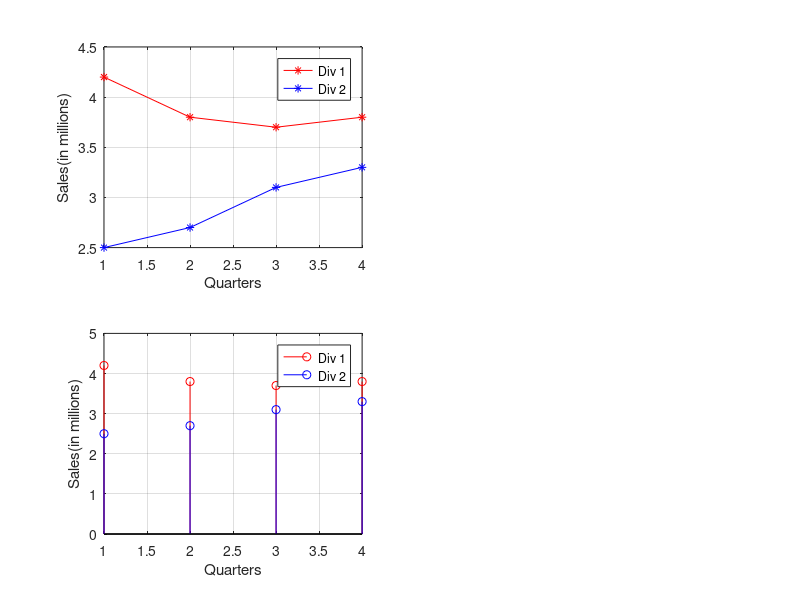

The MATLAB script that drew this image:
%191220
clc
clear
close all

div1=[4.2 3.8 3.7 3.8];
div2=[2.5 2.7 3.1 3.3];
q=[1,2,3,4];

subplot(2,2,1);
plot(q,div1,'r-*');
ylabel('Sales(in millions)');
xlabel('Quarters');
legend('Div 1', 'Div 2');
grid on;
hold on;


% subplot(2,2,2);
plot(q,div2,'b-*');
grid on;
ylabel('Sales(in millions)');
xlabel('Quarters');
legend('Div 1', 'Div 2');

subplot(2,2,3);
stem(q,div1, 'r');
ylabel('Sales(in millions)');
xlabel('Quarters');
legend('Div 1', 'Div 2');
grid on;
hold on;


% subplot(2,2,4);
stem(q,div2, 'b');
legend('Div 1', 'Div 2');
ylabel('Sales(in millions)');
xlabel('Quarters');
grid on;

